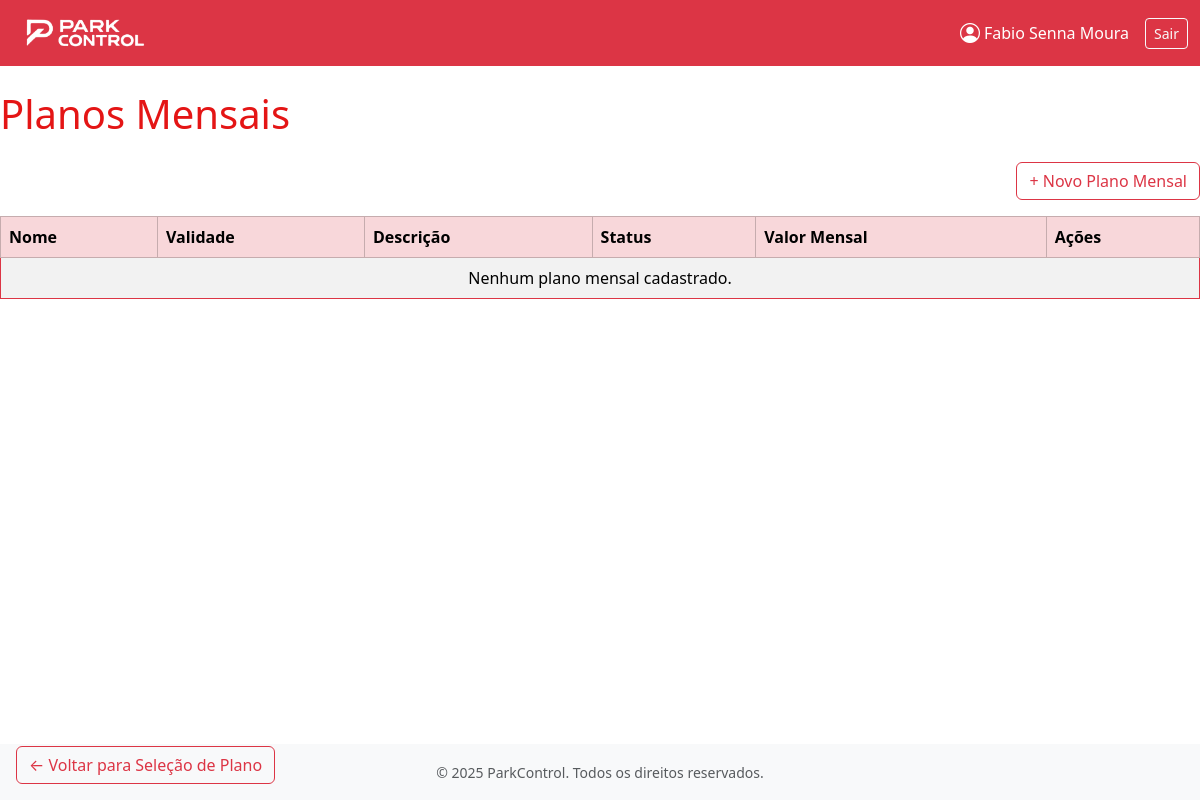
Page /planos/planos/mensais/ (signed in) on the earlier database version.
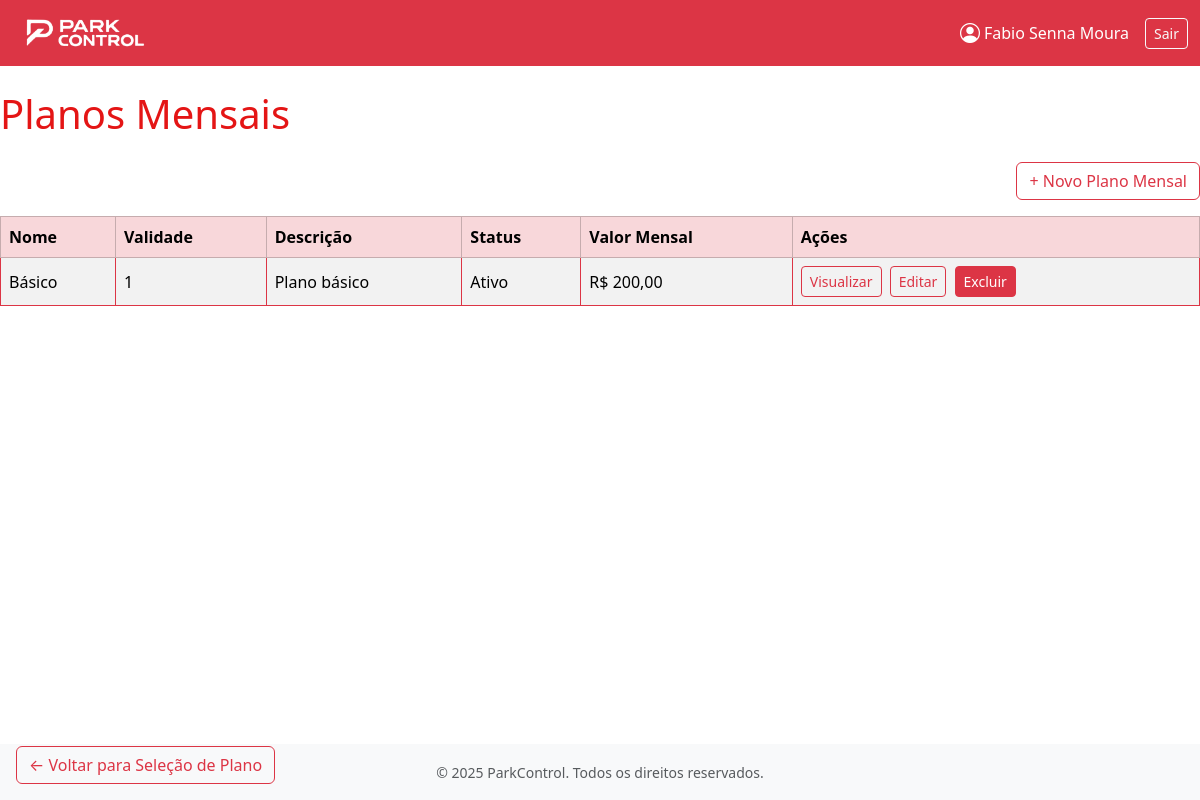
Same page on the later database version.
### apps/planos/models.py (models this page shows, shortened)
class Planos(models.Model):
    TIPO_PLANO_CHOICES = [
        ('Mensalista', 'Mensalista'),
        ('Diarista', 'Diarista'),
    ]
    TIPO_MENSAL_CHOICES = [
        ('Mensal', 'Mensal'),
        ('Anual','Anual')
    ]
    STATUS_CHOICES = [
        ('Ativo', 'Ativo'),
        ('Inativo', 'Inativo'),
    ]
    nome = models.CharField( max_length=50, blank=False, null=False)
    validade = models.PositiveIntegerField(blank=False, null=False)
    descricao = models.TextField(blank=True)
    data_criacao = models.DateTimeField(auto_now_add=True)
    ultima_alteracao = models.DateTimeField(auto_now=True)
    tipo_plano = models.CharField(max_length=20, choices=TIPO_PLANO_CHOICES, blank=False, null=False)
    status = models.CharField(max_length=20, choices=STATUS_CHOICES, blank=True, null=True,default='Ativo')
    valor_diaria = models.DecimalField(max_digits=10, decimal_places=2, blank=True, null=True)
    valor = models.DecimalField(max_digits=10, decimal_places=2, blank=True, null=True)
    tipo_mensal  = models.CharField(max_length=20, choices=TIPO_MENSAL_CHOICES, blank=True, null=True)

### apps/planos/views.py (the view)
# urls.py: path('planos/mensais/', views.listar_planos_mensais, name='listar_planos_mensais'),
@login_required
def listar_planos_mensais(request):
    planos = Planos.objects.filter(tipo_plano='Mensalista')
    return render(request, 'planos/mensais/listar_planos_mensais.html', {'planos': planos})

### apps/planos/templates/planos/mensais/listar_planos_mensais.html (shortened to what this page needs)
{% extends 'base.html' %}
{% block content %}
<h1 class="mb-4" style="color: #E41515;">Planos Mensais</h1>
<div class="d-flex justify-content-end mb-3">
  <a href="{% url 'planos:criar_plano_mensal' %}" class="btn btn-outline-danger">+ Novo Plano Mensal</a>
</div>
<table class="table table-bordered border-danger table-striped align-middle">
  <thead class="table-danger">
    <tr>
      <th>Nome</th>
      <th>Validade</th>
      <th>Descrição</th>
      <th>Status</th>
      <th>Valor Mensal</th>
      <th>Ações</th>
    </tr>
  </thead>
  <tbody>
    {% for plano in planos %}
    <tr>
      <td>{{ plano.nome }}</td>
      <td>{{ plano.validade }}</td>
      <td>{{ plano.descricao }}</td>
      <td>{{ plano.status }}</td>
      <td>R$ {{ plano.valor }}</td>
      <td>
        <a href="{% url 'planos:visualizar_plano_mensal' plano.id %}" class="btn btn-sm btn-outline-danger me-1">Visualizar</a>
        <a href="{% url 'planos:editar_plano_mensal' plano.id %}" class="btn btn-sm btn-outline-danger me-1">Editar</a>
        <a href="{% url 'planos:excluir_plano_mensal' plano.id %}" class="btn btn-sm btn-danger">Excluir</a>
      </td>
    </tr>
    {% empty %}
    <tr>
      <td colspan="6" class="text-center">Nenhum plano mensal cadastrado.</td>
    </tr>
    {% endfor %}
  </tbody>
</table>
<div class="position-fixed bottom-0 start-0 m-3">
  <a href="{% url 'planos:selecao_plano' %}" class="btn btn-outline-danger">← Voltar para Seleção de Plano</a>
</div>
{% endblock %}

Differences in the rows shown:
added Planos: nome "Básico", validade "1", descricao "Plano básico", status "Ativo", valor "200,00"
Other differences:
text no longer shown: "Nenhum plano mensal cadastrado."
